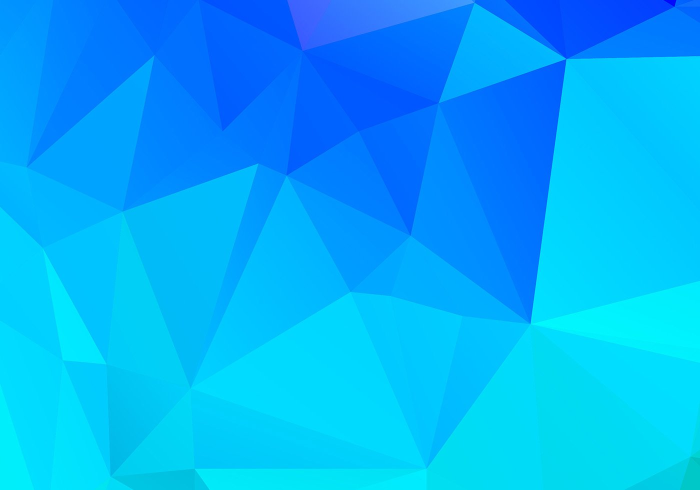
%> input picture test.jpg, 1400 x 980 px (shown at 1/2 size)
$ octave demomath.m   (GNU Octave 9; MATLAB toolbox functions it lacks are replaced by stand-ins)
%> lines starting %> are read from the running program, lines starting %| are printed output that depends on the picture; in (x1, y1, x2, y2) boxes, pixels count from 0 and x2, y2 are one past the last pixel; in counts of white or black regions, pixels touching at a corner belong together; the program's own positions count from 1
% [35 lines of commented-out code are left out]

%%%%%%%%%%%%%%%%%%%%%%%%%%%%%%%%%%%%%
%%%%%%%%%%%%%%%%%%%%%%%%%%%%%%%%%%%%%
% % % % % Half image
%%%%%%%%%%%%%%%%%%%%%%%%%%%%%%%%%%%%%
%%%%%%%%%%%%%%%%%%%%%%%%%%%%%%%%%%%%%

% [9 lines of commented-out code are left out]

%%%%%%%%%%%%%%%%%%%%%%%%%%%%%%%%%%%%%
%%%%%%%%%%%%%%%%%%%%%%%%%%%%%%%%%%%%%
% % % % % Circle
%%%%%%%%%%%%%%%%%%%%%%%%%%%%%%%%%%%%%
%%%%%%%%%%%%%%%%%%%%%%%%%%%%%%%%%%%%%

clear all;
clc;

im = imread('test.jpg');
%> im is the input picture: size 980x1400x3 uint8; mean R, G, B 1.4, 174.8, 252.5
size = size(im);
%> size = [980 1400 3]

half1 = size(1)/2;
%> half1 = 490
half2 = size(2)/2;
%> half2 = 700
half = min(half1, half2);
%> half = 490

[X Y] = meshgrid(1:size(2), 1:size(1));
mask = half^2 - (X - half2).^2 - (Y - half1).^2;
mask = uint8(mask > 0);

newIm = im;

newIm(:,:,1) = newIm(:,:,1).*mask;
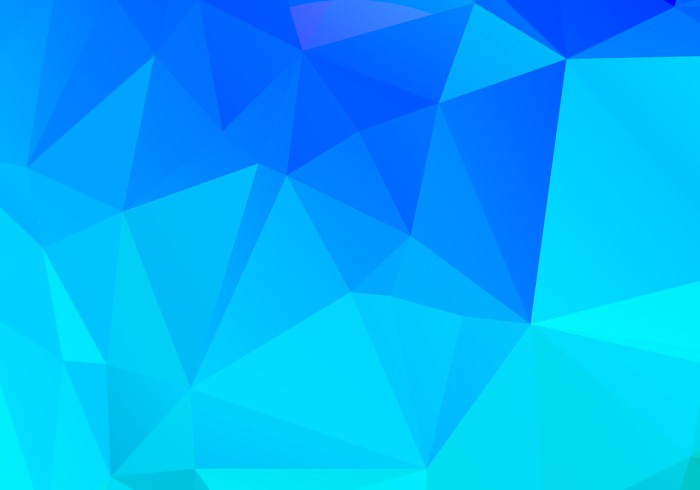
%> newIm: size 980x1400x3 uint8 (shown at 1/2 size); 17.51% of pixels changed, all inside (x1, y1, x2, y2) = (0, 0, 1400, 980)
newIm(:,:,2) = newIm(:,:,2).*mask;
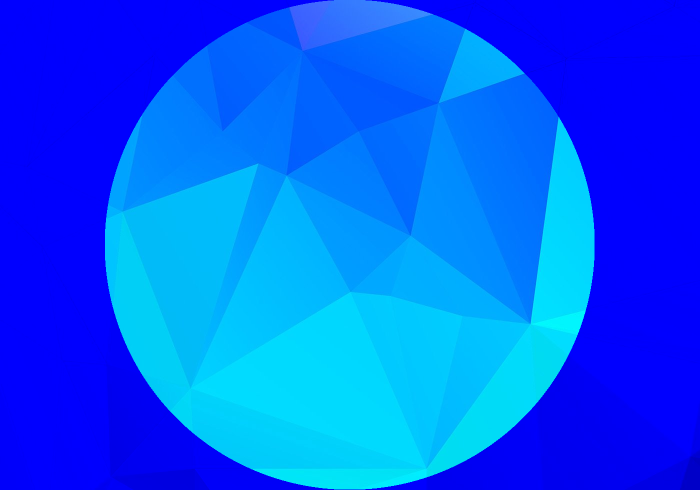
%> newIm: size 980x1400x3 uint8 (shown at 1/2 size); mean R, G, B 1, 90.8, 252.5
newIm(:,:,3) = newIm(:,:,3).*mask;
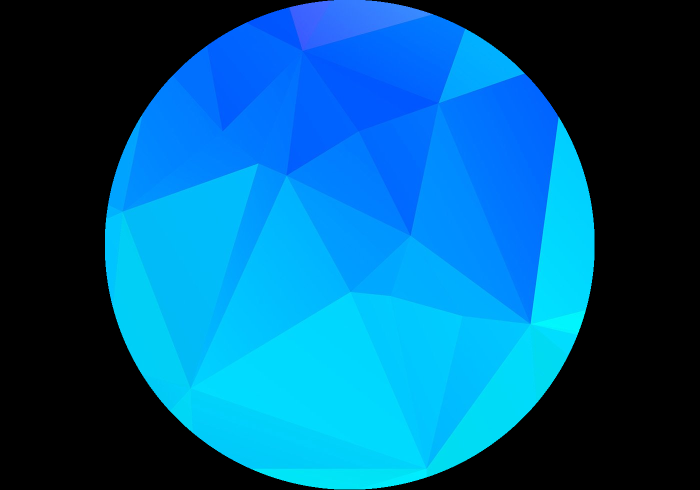
%> newIm: size 980x1400x3 uint8 (shown at 1/2 size); mean R, G, B 1, 90.8, 139.2

imshow(newIm);

%%%%%%%%%%%%%%%%%%%%%%%%%%%%%%%%%%%%%
%%%%%%%%%%%%%%%%%%%%%%%%%%%%%%%%%%%%%
